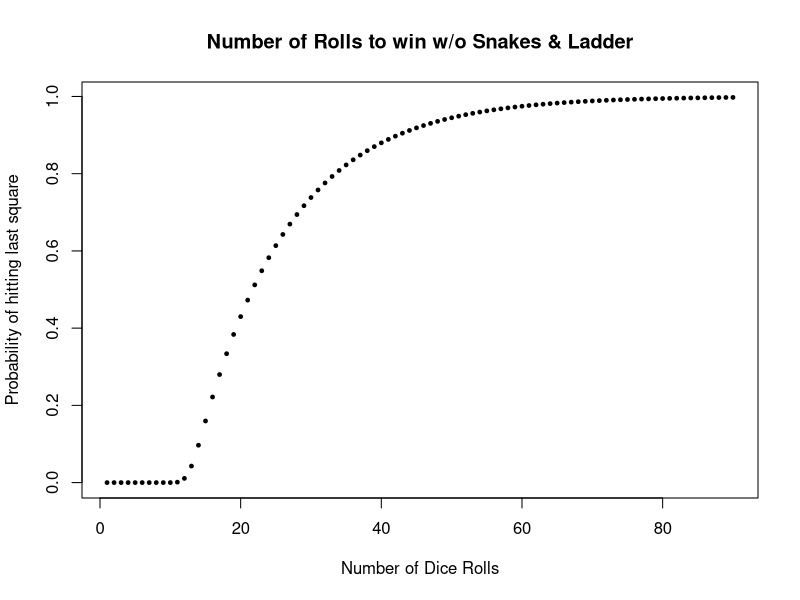
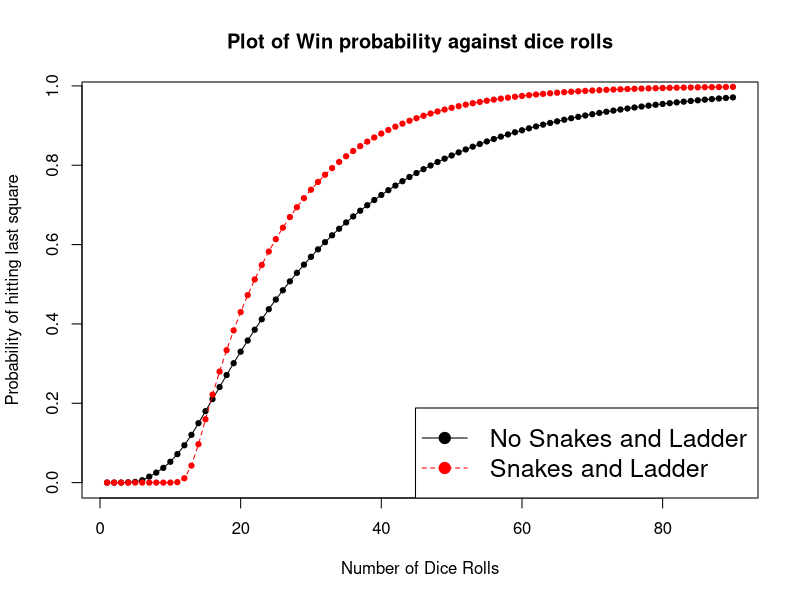

The R source for these figures, in order:
# Koa Zhao Yuan, A0149963M
# Term Project file for Snakes and Ladders

dice_prob <- c(1/36, 2/36, 3/36, 4/36, 5/36, 6/36, 
               5/36, 4/36, 3/36, 2/36, 1/36)

# section 17.6
# initial matrix w/o snakes and ladders
make_trans <- function(){
  trans <- matrix(0, nrow = 100, ncol = 100)
  for (i in 1:99){
    for (j in 1:11){
      if (i + j + 1 > 100){
        # if counter goes beyond the grid
        trans[200 - (i + j + 1), i] <- trans[200 - (i + j + 1), i] + dice_prob[j]
      } else {
        # if counter does not go beyond the grid
        trans[i + j + 1, i] <- trans[i + j + 1, i] + dice_prob[j]
      }
    }
  }
  return(trans)
}

transition <- make_trans()

# last square is absorbing
transition[100, 100] <- 1

# default state matrix, at square 1
state <- rep(0, 100)
state[1] = 1

# run markov chain 100 times
res_initial <- c()
for (i in 1:90){
  state <- transition %*% state
  res_initial <- append(res_initial, state[100])
}

plot(res_initial, 
     main = "Number of Rolls to win w/o Snakes & Ladder",
     ylab = "Probability of hitting last square",
     xlab = "Number of Dice Rolls",
     pch = 19, cex = 0.5)


# swapping function for snakes and ladder
transfer_aux <- function(square, old, new, trans){
  temp <- trans[old, square]
  trans[old, square] <- 0
  trans[new, square] <- trans[new, square] + temp
  return (trans)
}

# function to swap states of all 100 squares
# inefficient but gets the job done nicely
transfer <- function(old, new, trans){
  for (i in 1:100){
    trans <- transfer_aux(i, old, new, trans)   
  }
  return (trans)
}

# snakes 
transition <- transfer(34, 1, transition)
transition <- transfer(25, 5, transition)
transition <- transfer(47, 19, transition)
transition <- transfer(65, 52, transition)
transition <- transfer(87, 57, transition)
transition <- transfer(91, 61, transition)
transition <- transfer(99, 69, transition)

# ladders
transition <- transfer(3, 51, transition)
transition <- transfer(6, 27, transition)
transition <- transfer(20, 70, transition)
transition <- transfer(36, 55, transition)
transition <- transfer(63, 95, transition)
transition <- transfer(68, 98, transition)

state_new <- rep(0, 100)
state_new[1] = 1

# run markov chain 100 times
res_new <- c()
for (i in 1:90){
  state_new <- transition %*% state_new
  res_new <- append(res_new, state_new[100])
}


plot(res_new, 
     main = "Plot of Win probability against dice rolls",
     ylab = "Probability of hitting last square",
     xlab = "Number of Dice Rolls",
     pch = 19, cex = 0.7)

lines(res_new, 
      pch = 18, 
      col = "black", 
      lty = 1,
      cex = 2)


points(res_initial, col = "red", pch = 19, cex = 0.7)

lines(res_initial, 
      pch = 18, 
      col = "red", 
      lty = 2,
      cex = 2)


legend("bottomright", 
       legend = c("No Snakes and Ladder", 
                  "Snakes and Ladder"),
       col = c("Black", "Red"),
       cex = 1.5,
       lty = 1:2,
       pch = 19)
